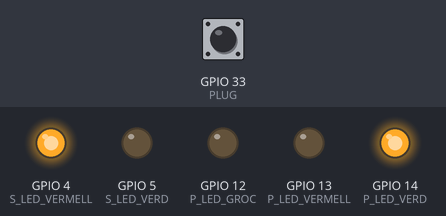
The sketch below on a simulated ESP32. Parts: output pins drawn as LEDs (lit = HIGH). Inputs (shaded band) come from the test bench; at power-on: GPIO 33 (PLUG) HIGH.

Above: at 1.2 s.
1.3 s: GPIO 33 (PLUG) pulled LOW for 0.15 s
At 2.5 s:
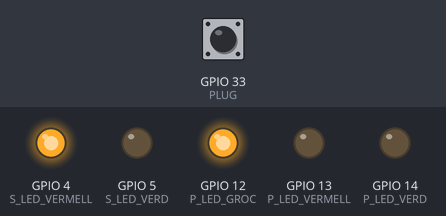
At 4.8 s:
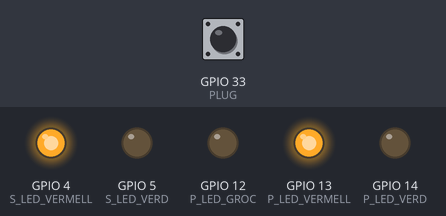
Timing chart, 0 to 19.8 s (numbered marks = the images above; inputs shaded):
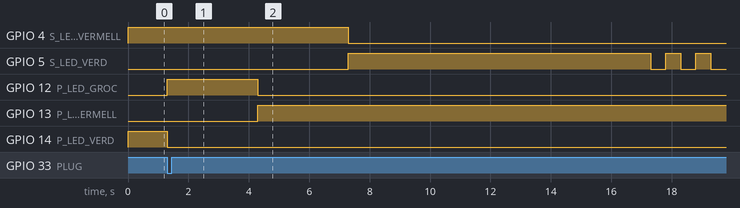

Measured:
- after the input at 1.3 s, GPIO 4 (S_LED_VERMELL): HIGH → LOW after 6.0 s; GPIO 5 (S_LED_VERD): LOW → HIGH after 6.0 s, then repeats every 1.0 s: LOW 0.50 s, HIGH 0.50 s; GPIO 12 (P_LED_GROC): LOW → HIGH at once, → LOW 3.0 s later; GPIO 13 (P_LED_VERMELL): LOW → HIGH after 3.0 s; GPIO 14 (P_LED_VERD): HIGH → LOW at once

The sketch:

d1-3-e.ino
```cpp
#define P_LED_VERMELL 13
#define P_LED_GROC 12
#define P_LED_VERD 14
#define S_LED_VERD 5
#define S_LED_VERMELL 4
#define PLUG 33

void setup()
{
    pinMode(P_LED_VERD, OUTPUT);
    pinMode(P_LED_GROC, OUTPUT);
    pinMode(P_LED_VERMELL, OUTPUT);
    pinMode(S_LED_VERD, OUTPUT);
    pinMode(S_LED_VERMELL, OUTPUT);
    pinMode(PLUG, INPUT_PULLUP);
}
void loop()
{
    if (digitalRead(PLUG) == LOW)
    {
        ///////////////////////////////////////////////////////////////////////////////
        ///////////////////////////// B //////////////////////////////////////////////
        /////////////////////////////////////////////////////////////////////////////
        //Semaforo principal. Apagar led verde.
        digitalWrite(P_LED_VERD, LOW);

        //Semaforo principal. Encender led amarillo.
        digitalWrite(P_LED_GROC, HIGH);

        //Esperar 3 segundos.
        delay(3000);


        ///////////////////////////////////////////////////////////////////////////////
        ///////////////////////////// C //////////////////////////////////////////////
        /////////////////////////////////////////////////////////////////////////////
        //Semaforo principal. Apagar led amarillo.
        digitalWrite(P_LED_GROC, LOW);

        //Semaforo principal. Encender led rojo.
        digitalWrite(P_LED_VERMELL, HIGH);

        //Esperar 3 segundos.
        delay(3000);


        ///////////////////////////////////////////////////////////////////////////////
        ///////////////////////////// D //////////////////////////////////////////////
        /////////////////////////////////////////////////////////////////////////////
        //Semaforo secundario. Apagar led rojo.
        digitalWrite(S_LED_VERMELL, LOW);

        //Semaforo secundario. Encender led verde.
        digitalWrite(S_LED_VERD, HIGH);

        //Esperar 10 segundos
        delay(10000);


        //Bucle for que se ejecuta 5 veces
        for (int i = 1; i < 5; i = i + 3)
        {
            ///////////////////////////////////////////////////////////////////////////////
            ///////////////////////////// E //////////////////////////////////////////////
            /////////////////////////////////////////////////////////////////////////////
            //Semaforo secundario. Apagar led rojo.
            digitalWrite(S_LED_VERD, LOW);

            delay(500);


            ///////////////////////////////////////////////////////////////////////////////
            ///////////////////////////// F //////////////////////////////////////////////
            /////////////////////////////////////////////////////////////////////////////
            //Semaforo secundario. Encender led verde.
            digitalWrite(S_LED_VERD, HIGH);

            delay(500);
        }


        ///////////////////////////////////////////////////////////////////////////////
        ///////////////////////////// G //////////////////////////////////////////////
        /////////////////////////////////////////////////////////////////////////////
        //Semaforo secundario. Apagar leds verdes.
        digitalWrite(S_LED_VERD, LOW);

        delay(500);


        ///////////////////////////////////////////////////////////////////////////////
        ///////////////////////////// H //////////////////////////////////////////////
        /////////////////////////////////////////////////////////////////////////////
        //Semaforo secundario. Encender led rojo.
        digitalWrite(S_LED_VERMELL, HIGH);

        delay(2000);


        ///////////////////////////////////////////////////////////////////////////////
        ///////////////////////////// I //////////////////////////////////////////////
        /////////////////////////////////////////////////////////////////////////////
        //Semaforo principal. Encender led amarillo.
        digitalWrite(P_LED_GROC, HIGH);

        delay(3000);
    }
    else
    {
        ///////////////////////////////////////////////////////////////////////////////
        ///////////////////////////// A //////////////////////////////////////////////
        /////////////////////////////////////////////////////////////////////////////
        //Semaforo principal. Led verde.
        digitalWrite(P_LED_VERD, HIGH);

        //Semaforo principal. Apagar led amarillo.
        digitalWrite(P_LED_GROC, LOW);

        //Semaforo principal. Apagar led rojo.
        digitalWrite(P_LED_VERMELL, LOW);

        //Semaforo secundario. Encender led rojo.
        digitalWrite(S_LED_VERMELL, HIGH);

        //Esperar 0,1 segundos.
        delay(100);
    }
}
```
